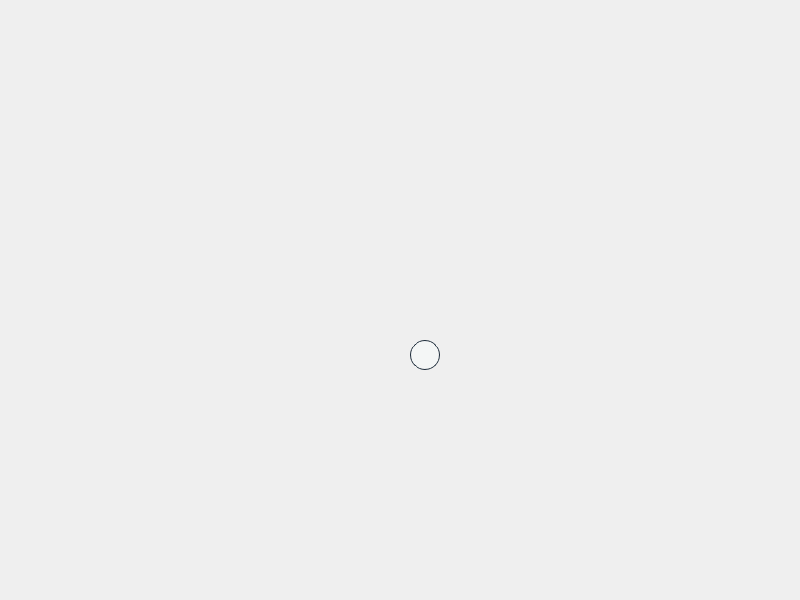
<?xml version="1.0" encoding="UTF-8"?>
<ui version="4.0">
 <class>Widget</class>
 <widget class="QWidget" name="Widget">
  <property name="geometry">
   <rect>
    <x>0</x>
    <y>0</y>
    <width>800</width>
    <height>600</height>
   </rect>
  </property>
  <property name="windowTitle">
   <string>Widget</string>
  </property>
  <property name="styleSheet">
   <string notr="true"/>
  </property>
  <widget class="QPushButton" name="pushButton">
   <property name="geometry">
    <rect>
     <x>410</x>
     <y>340</y>
     <width>30</width>
     <height>30</height>
    </rect>
   </property>
   <property name="sizePolicy">
    <sizepolicy hsizetype="Fixed" vsizetype="Fixed">
     <horstretch>0</horstretch>
     <verstretch>0</verstretch>
    </sizepolicy>
   </property>
   <property name="maximumSize">
    <size>
     <width>30</width>
     <height>30</height>
    </size>
   </property>
   <property name="styleSheet">
    <string notr="true">background-color: #f4f6f6; border-radius: 15px; border: 1px solid #212f3d; </string>
   </property>
   <property name="text">
    <string/>
   </property>
  </widget>
 </widget>
 <resources/>
 <connections/>
</ui>
